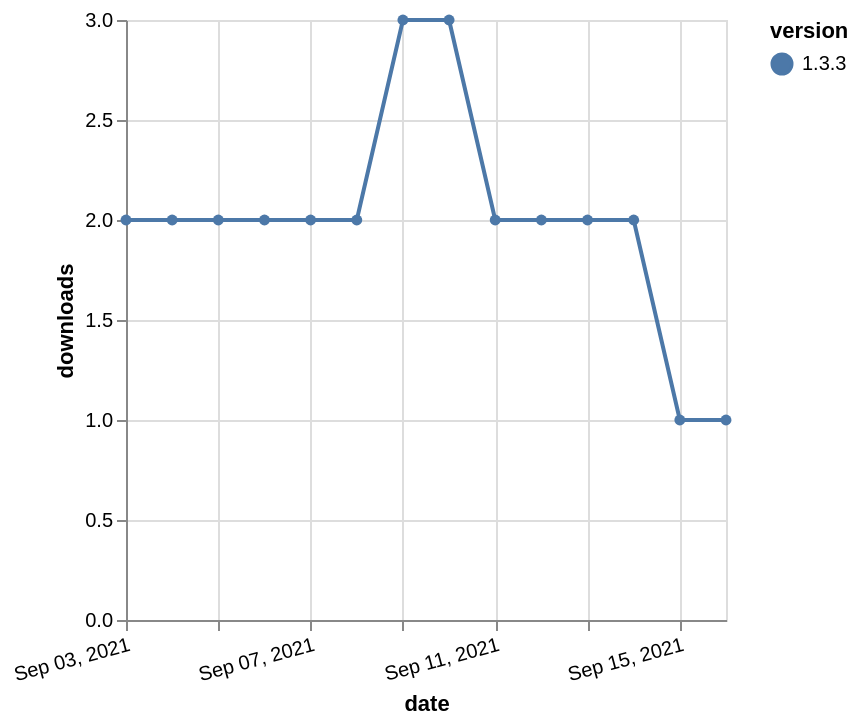

Vega-Lite specification stored for this chart:
### Vega-Lite specification from a JSON file in a GitHub repository (floating-point values rounded to 4 significant figures)
{"$schema": "https://vega.github.io/schema/vega-lite/v5.json", "description": "A simple bar chart with embedded data.", "data": {"values": [{"date": "2021-09-03", "total": 1830, "delta": 2, "version": "1.3.3"}, {"date": "2021-09-04", "total": 1832, "delta": 2, "version": "1.3.3"}, {"date": "2021-09-05", "total": 1834, "delta": 2, "version": "1.3.3"}, {"date": "2021-09-06", "total": 1836, "delta": 2, "version": "1.3.3"}, {"date": "2021-09-07", "total": 1838, "delta": 2, "version": "1.3.3"}, {"date": "2021-09-08", "total": 1840, "delta": 2, "version": "1.3.3"}, {"date": "2021-09-09", "total": 1843, "delta": 3, "version": "1.3.3"}, {"date": "2021-09-10", "total": 1846, "delta": 3, "version": "1.3.3"}, {"date": "2021-09-11", "total": 1848, "delta": 2, "version": "1.3.3"}, {"date": "2021-09-12", "total": 1850, "delta": 2, "version": "1.3.3"}, {"date": "2021-09-13", "total": 1852, "delta": 2, "version": "1.3.3"}, {"date": "2021-09-14", "total": 1854, "delta": 2, "version": "1.3.3"}, {"date": "2021-09-15", "total": 1855, "delta": 1, "version": "1.3.3"}, {"date": "2021-09-16", "total": 1856, "delta": 1, "version": "1.3.3"}]}, "width": "container", "mark": {"type": "line", "point": {"filled": true}}, "encoding": {"x": {"field": "date", "type": "temporal", "timeUnit": "yearmonthdate", "title": "date", "axis": {"labelAngle": -15}}, "y": {"field": "delta", "type": "quantitative", "title": "downloads"}, "color": {"field": "version", "type": "nominal"}, "tooltip": {"field": "delta"}}}
